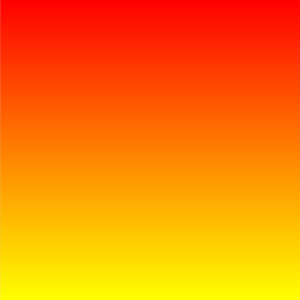
Frame 1 (no input)
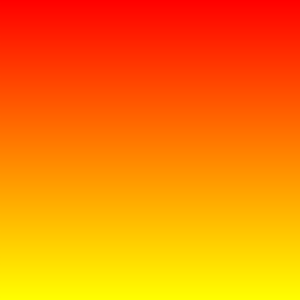
Frame 60 (the mouse pressed at the canvas centre just before this capture)
Frame 120 (the mouse held since frame 60 and released just before this capture): identical to frame 60, image omitted

The Processing sketch that drew these frames (run headless with seeded random() and noise(); from frame 60 on, the mouse is pressed at the canvas centre):

// Processing sketch: degrade
// ── degrade.pde
color gradiente, rojo, amarillo;
float map;
void setup() {
  size(300, 300);
  rojo = color(255, 0, 0);
  amarillo = color(255, 255, 0);
  surface.setResizable(true);
}
void draw() {
  for (int i = 0; i < height; i++) {
    map = map(i, 0, height, 0, 1);
    gradiente = lerpColor(rojo, amarillo, map);
    stroke(gradiente);
    line(0, i, width, i);
  }
}
